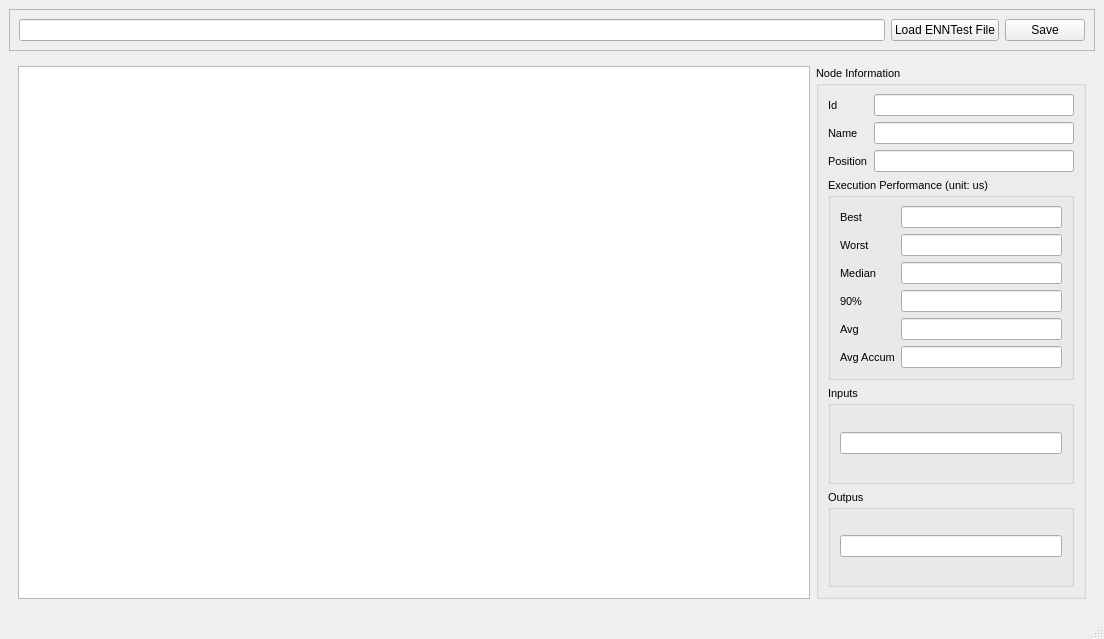
<?xml version="1.0" encoding="UTF-8"?>
<ui version="4.0">
 <class>MainWindow</class>
 <widget class="QMainWindow" name="MainWindow">
  <property name="geometry">
   <rect>
    <x>0</x>
    <y>0</y>
    <width>1104</width>
    <height>639</height>
   </rect>
  </property>
  <property name="windowTitle">
   <string>MainWindow</string>
  </property>
  <widget class="QWidget" name="centralwidget">
   <layout class="QVBoxLayout" name="verticalLayout">
    <item>
     <widget class="QFrame" name="control_pannel_1">
      <property name="frameShape">
       <enum>QFrame::StyledPanel</enum>
      </property>
      <property name="frameShadow">
       <enum>QFrame::Raised</enum>
      </property>
      <layout class="QVBoxLayout" name="verticalLayout_2">
       <item>
        <layout class="QGridLayout" name="gridLayout">
         <item row="0" column="1">
          <widget class="QPushButton" name="json_pushButton">
           <property name="text">
            <string>Load ENNTest File</string>
           </property>
          </widget>
         </item>
         <item row="0" column="2">
          <widget class="QPushButton" name="savepushButton">
           <property name="text">
            <string>Save</string>
           </property>
          </widget>
         </item>
         <item row="0" column="0">
          <widget class="QLineEdit" name="name_lineEdit"/>
         </item>
        </layout>
       </item>
      </layout>
     </widget>
    </item>
    <item>
     <widget class="QWidget" name="Qwidget" native="true">
      <property name="sizePolicy">
       <sizepolicy hsizetype="MinimumExpanding" vsizetype="Preferred">
        <horstretch>0</horstretch>
        <verstretch>0</verstretch>
       </sizepolicy>
      </property>
      <layout class="QHBoxLayout" name="horizontalLayout">
       <item>
        <widget class="QTextBrowser" name="logtextbrowser">
         <property name="sizePolicy">
          <sizepolicy hsizetype="Expanding" vsizetype="Expanding">
           <horstretch>0</horstretch>
           <verstretch>0</verstretch>
          </sizepolicy>
         </property>
         <property name="font">
          <font>
           <pointsize>8</pointsize>
          </font>
         </property>
        </widget>
       </item>
       <item>
        <layout class="QGridLayout" name="diagram_gridLayout"/>
       </item>
       <item>
        <widget class="QGroupBox" name="control_pannel_Box">
         <property name="sizePolicy">
          <sizepolicy hsizetype="Minimum" vsizetype="Preferred">
           <horstretch>0</horstretch>
           <verstretch>0</verstretch>
          </sizepolicy>
         </property>
         <property name="font">
          <font>
           <pointsize>8</pointsize>
          </font>
         </property>
         <property name="title">
          <string>Node Information</string>
         </property>
         <layout class="QVBoxLayout" name="verticalLayout_8">
          <item>
           <layout class="QGridLayout" name="gridLayout_2">
            <item row="0" column="0">
             <widget class="QLabel" name="label_2">
              <property name="sizePolicy">
               <sizepolicy hsizetype="Minimum" vsizetype="Preferred">
                <horstretch>0</horstretch>
                <verstretch>0</verstretch>
               </sizepolicy>
              </property>
              <property name="text">
               <string>Id</string>
              </property>
             </widget>
            </item>
            <item row="2" column="0">
             <widget class="QLabel" name="label">
              <property name="sizePolicy">
               <sizepolicy hsizetype="Minimum" vsizetype="Preferred">
                <horstretch>0</horstretch>
                <verstretch>0</verstretch>
               </sizepolicy>
              </property>
              <property name="text">
               <string>Position</string>
              </property>
             </widget>
            </item>
            <item row="2" column="1">
             <widget class="QLineEdit" name="poslineEdit">
              <property name="sizePolicy">
               <sizepolicy hsizetype="Minimum" vsizetype="Fixed">
                <horstretch>0</horstretch>
                <verstretch>0</verstretch>
               </sizepolicy>
              </property>
             </widget>
            </item>
            <item row="1" column="0">
             <widget class="QLabel" name="label_3">
              <property name="sizePolicy">
               <sizepolicy hsizetype="Minimum" vsizetype="Preferred">
                <horstretch>0</horstretch>
                <verstretch>0</verstretch>
               </sizepolicy>
              </property>
              <property name="text">
               <string>Name</string>
              </property>
             </widget>
            </item>
            <item row="1" column="1">
             <widget class="QLineEdit" name="namelineEdit">
              <property name="sizePolicy">
               <sizepolicy hsizetype="Fixed" vsizetype="Fixed">
                <horstretch>0</horstretch>
                <verstretch>0</verstretch>
               </sizepolicy>
              </property>
              <property name="minimumSize">
               <size>
                <width>200</width>
                <height>0</height>
               </size>
              </property>
             </widget>
            </item>
            <item row="0" column="1">
             <widget class="QLineEdit" name="lineEdit">
              <property name="sizePolicy">
               <sizepolicy hsizetype="Minimum" vsizetype="Fixed">
                <horstretch>0</horstretch>
                <verstretch>0</verstretch>
               </sizepolicy>
              </property>
             </widget>
            </item>
           </layout>
          </item>
          <item>
           <widget class="QGroupBox" name="groupBox_3">
            <property name="font">
             <font>
              <pointsize>8</pointsize>
              <italic>false</italic>
             </font>
            </property>
            <property name="title">
             <string>Execution Performance (unit: us)</string>
            </property>
            <layout class="QVBoxLayout" name="verticalLayout_5">
             <item>
              <layout class="QFormLayout" name="formLayout">
               <item row="0" column="0">
                <widget class="QLabel" name="best_label">
                 <property name="sizePolicy">
                  <sizepolicy hsizetype="Minimum" vsizetype="Preferred">
                   <horstretch>0</horstretch>
                   <verstretch>0</verstretch>
                  </sizepolicy>
                 </property>
                 <property name="text">
                  <string>Best</string>
                 </property>
                </widget>
               </item>
               <item row="0" column="1">
                <widget class="QLineEdit" name="best_lineEdit">
                 <property name="sizePolicy">
                  <sizepolicy hsizetype="Minimum" vsizetype="Fixed">
                   <horstretch>0</horstretch>
                   <verstretch>0</verstretch>
                  </sizepolicy>
                 </property>
                </widget>
               </item>
               <item row="1" column="0">
                <widget class="QLabel" name="worst_label">
                 <property name="sizePolicy">
                  <sizepolicy hsizetype="Minimum" vsizetype="Preferred">
                   <horstretch>0</horstretch>
                   <verstretch>0</verstretch>
                  </sizepolicy>
                 </property>
                 <property name="text">
                  <string>Worst</string>
                 </property>
                </widget>
               </item>
               <item row="2" column="0">
                <widget class="QLabel" name="median_label">
                 <property name="sizePolicy">
                  <sizepolicy hsizetype="Minimum" vsizetype="Preferred">
                   <horstretch>0</horstretch>
                   <verstretch>0</verstretch>
                  </sizepolicy>
                 </property>
                 <property name="text">
                  <string>Median</string>
                 </property>
                </widget>
               </item>
               <item row="3" column="0">
                <widget class="QLabel" name="nine_label">
                 <property name="sizePolicy">
                  <sizepolicy hsizetype="Minimum" vsizetype="Preferred">
                   <horstretch>0</horstretch>
                   <verstretch>0</verstretch>
                  </sizepolicy>
                 </property>
                 <property name="text">
                  <string>90%</string>
                 </property>
                </widget>
               </item>
               <item row="4" column="0">
                <widget class="QLabel" name="avg_label">
                 <property name="sizePolicy">
                  <sizepolicy hsizetype="Minimum" vsizetype="Preferred">
                   <horstretch>0</horstretch>
                   <verstretch>0</verstretch>
                  </sizepolicy>
                 </property>
                 <property name="text">
                  <string>Avg</string>
                 </property>
                </widget>
               </item>
               <item row="5" column="0">
                <widget class="QLabel" name="avgaccum_label">
                 <property name="sizePolicy">
                  <sizepolicy hsizetype="Minimum" vsizetype="Preferred">
                   <horstretch>0</horstretch>
                   <verstretch>0</verstretch>
                  </sizepolicy>
                 </property>
                 <property name="text">
                  <string>Avg Accum</string>
                 </property>
                </widget>
               </item>
               <item row="1" column="1">
                <widget class="QLineEdit" name="worst_lineEdit">
                 <property name="sizePolicy">
                  <sizepolicy hsizetype="Minimum" vsizetype="Fixed">
                   <horstretch>0</horstretch>
                   <verstretch>0</verstretch>
                  </sizepolicy>
                 </property>
                </widget>
               </item>
               <item row="2" column="1">
                <widget class="QLineEdit" name="median_lineEdit">
                 <property name="sizePolicy">
                  <sizepolicy hsizetype="Minimum" vsizetype="Fixed">
                   <horstretch>0</horstretch>
                   <verstretch>0</verstretch>
                  </sizepolicy>
                 </property>
                </widget>
               </item>
               <item row="3" column="1">
                <widget class="QLineEdit" name="nine_lineEdit">
                 <property name="sizePolicy">
                  <sizepolicy hsizetype="Minimum" vsizetype="Fixed">
                   <horstretch>0</horstretch>
                   <verstretch>0</verstretch>
                  </sizepolicy>
                 </property>
                </widget>
               </item>
               <item row="4" column="1">
                <widget class="QLineEdit" name="avg_lineEdit">
                 <property name="sizePolicy">
                  <sizepolicy hsizetype="Minimum" vsizetype="Fixed">
                   <horstretch>0</horstretch>
                   <verstretch>0</verstretch>
                  </sizepolicy>
                 </property>
                </widget>
               </item>
               <item row="5" column="1">
                <widget class="QLineEdit" name="avgaccum_lineEdit">
                 <property name="sizePolicy">
                  <sizepolicy hsizetype="Minimum" vsizetype="Fixed">
                   <horstretch>0</horstretch>
                   <verstretch>0</verstretch>
                  </sizepolicy>
                 </property>
                </widget>
               </item>
              </layout>
             </item>
            </layout>
           </widget>
          </item>
          <item>
           <widget class="QGroupBox" name="groupBox_2">
            <property name="sizePolicy">
             <sizepolicy hsizetype="Minimum" vsizetype="Preferred">
              <horstretch>0</horstretch>
              <verstretch>0</verstretch>
             </sizepolicy>
            </property>
            <property name="title">
             <string>Inputs</string>
            </property>
            <layout class="QVBoxLayout" name="verticalLayout_3">
             <item>
              <widget class="QLineEdit" name="inputlineEdit">
               <property name="sizePolicy">
                <sizepolicy hsizetype="Minimum" vsizetype="Fixed">
                 <horstretch>0</horstretch>
                 <verstretch>0</verstretch>
                </sizepolicy>
               </property>
              </widget>
             </item>
            </layout>
           </widget>
          </item>
          <item>
           <widget class="QGroupBox" name="groupBox">
            <property name="sizePolicy">
             <sizepolicy hsizetype="Minimum" vsizetype="Preferred">
              <horstretch>0</horstretch>
              <verstretch>0</verstretch>
             </sizepolicy>
            </property>
            <property name="title">
             <string>Outpus</string>
            </property>
            <layout class="QVBoxLayout" name="verticalLayout_4">
             <item>
              <widget class="QLineEdit" name="outputlineEdit">
               <property name="sizePolicy">
                <sizepolicy hsizetype="Minimum" vsizetype="Fixed">
                 <horstretch>0</horstretch>
                 <verstretch>0</verstretch>
                </sizepolicy>
               </property>
              </widget>
             </item>
            </layout>
           </widget>
          </item>
         </layout>
        </widget>
       </item>
      </layout>
     </widget>
    </item>
   </layout>
  </widget>
  <widget class="QMenuBar" name="menubar">
   <property name="geometry">
    <rect>
     <x>0</x>
     <y>0</y>
     <width>1104</width>
     <height>26</height>
    </rect>
   </property>
  </widget>
  <widget class="QStatusBar" name="statusbar"/>
 </widget>
 <resources/>
 <connections/>
</ui>
